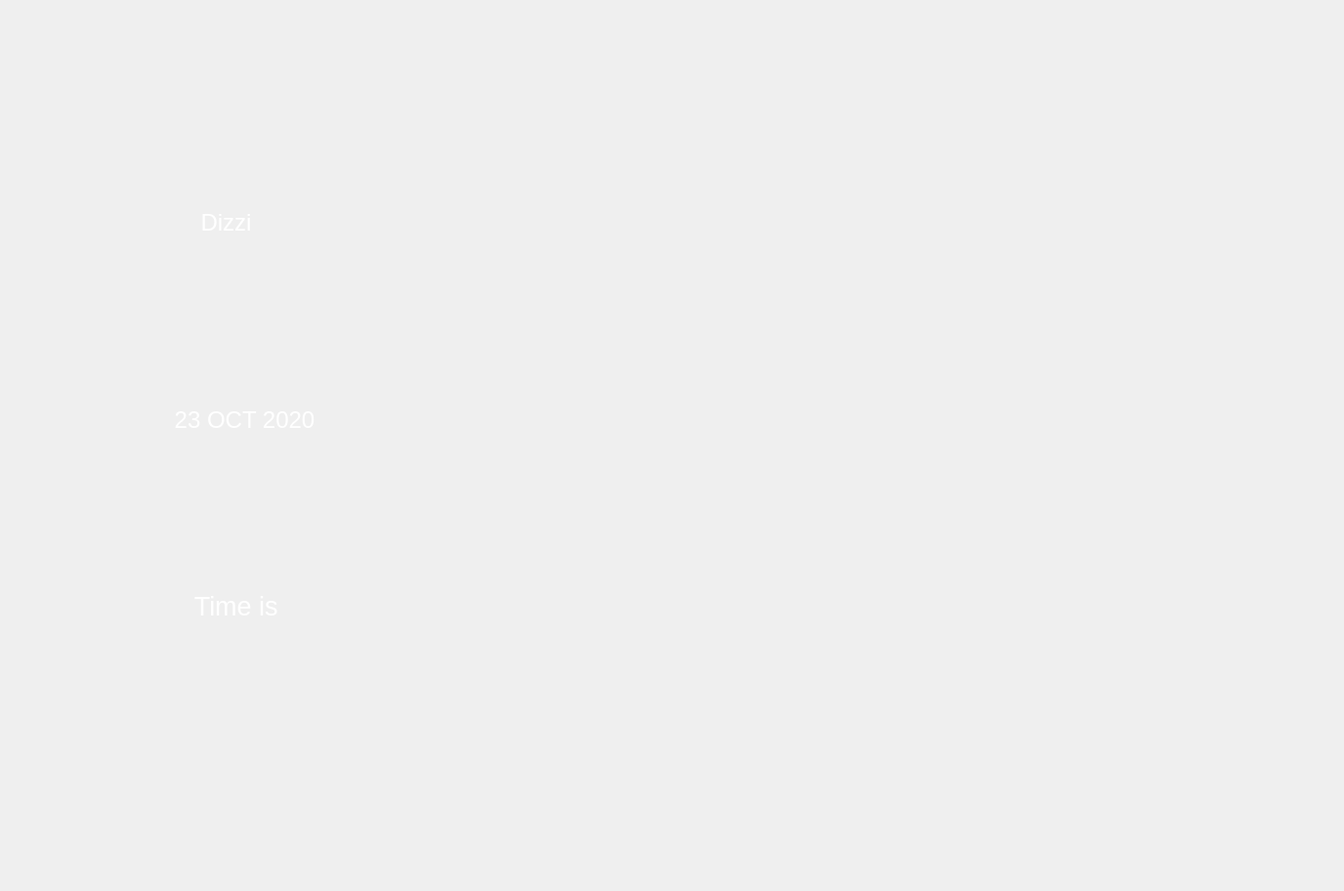
<?xml version="1.0" encoding="UTF-8"?>
<ui version="4.0">
 <class>Form</class>
 <widget class="QWidget" name="Form">
  <property name="geometry">
   <rect>
    <x>0</x>
    <y>0</y>
    <width>1376</width>
    <height>912</height>
   </rect>
  </property>
  <property name="windowTitle">
   <string>Form</string>
  </property>
  <widget class="QLabel" name="label">
   <property name="geometry">
    <rect>
     <x>0</x>
     <y>0</y>
     <width>1920</width>
     <height>1080</height>
    </rect>
   </property>
   <property name="styleSheet">
    <string notr="true"/>
   </property>
   <property name="text">
    <string/>
   </property>
   <property name="pixmap">
    <pixmap resource="rec.qrc">:/redc/lib/tuse.png</pixmap>
   </property>
   <property name="scaledContents">
    <bool>true</bool>
   </property>
  </widget>
  <widget class="QLabel" name="label_4">
   <property name="geometry">
    <rect>
     <x>500</x>
     <y>210</y>
     <width>621</width>
     <height>361</height>
    </rect>
   </property>
   <property name="text">
    <string/>
   </property>
   <property name="pixmap">
    <pixmap resource="rec.qrc">:/redc/lib/gifloader.gif</pixmap>
   </property>
   <property name="scaledContents">
    <bool>true</bool>
   </property>
  </widget>
  <widget class="QLabel" name="label_5">
   <property name="geometry">
    <rect>
     <x>30</x>
     <y>380</y>
     <width>441</width>
     <height>101</height>
    </rect>
   </property>
   <property name="text">
    <string>&lt;html&gt;&lt;head/&gt;&lt;body&gt;&lt;p align=&quot;center&quot;&gt;&lt;span style=&quot; font-size:18pt; color:#ffffff;&quot;&gt;23 OCT 2020&lt;/span&gt;&lt;/p&gt;&lt;/body&gt;&lt;/html&gt;</string>
   </property>
   <property name="alignment">
    <set>Qt::AlignCenter</set>
   </property>
  </widget>
  <widget class="QPushButton" name="exitB">
   <property name="geometry">
    <rect>
     <x>1130</x>
     <y>70</y>
     <width>221</width>
     <height>71</height>
    </rect>
   </property>
   <property name="styleSheet">
    <string notr="true">background-image: url(:/redc/lib/exit - Copy.png);
border:none;</string>
   </property>
   <property name="text">
    <string/>
   </property>
  </widget>
  <widget class="QLabel" name="graph">
   <property name="geometry">
    <rect>
     <x>1120</x>
     <y>280</y>
     <width>251</width>
     <height>251</height>
    </rect>
   </property>
   <property name="text">
    <string/>
   </property>
   <property name="pixmap">
    <pixmap resource="rec.qrc">:/redc/lib/pie chart.gif</pixmap>
   </property>
  </widget>
  <widget class="QLabel" name="label_2">
   <property name="geometry">
    <rect>
     <x>26</x>
     <y>193</y>
     <width>411</width>
     <height>71</height>
    </rect>
   </property>
   <property name="text">
    <string>&lt;html&gt;&lt;head/&gt;&lt;body&gt;&lt;p align=&quot;center&quot;&gt;&lt;span style=&quot; font-size:18pt; color:#ffffff;&quot;&gt;Dizzi&lt;/span&gt;&lt;/p&gt;&lt;/body&gt;&lt;/html&gt;</string>
   </property>
  </widget>
  <widget class="QLabel" name="label_3">
   <property name="geometry">
    <rect>
     <x>40</x>
     <y>570</y>
     <width>411</width>
     <height>101</height>
    </rect>
   </property>
   <property name="text">
    <string>&lt;html&gt;&lt;head/&gt;&lt;body&gt;&lt;p align=&quot;center&quot;&gt;&lt;span style=&quot; font-size:20pt; color:#ffffff;&quot;&gt;Time is &lt;/span&gt;&lt;/p&gt;&lt;/body&gt;&lt;/html&gt;</string>
   </property>
   <property name="alignment">
    <set>Qt::AlignCenter</set>
   </property>
  </widget>
 </widget>
 <resources>
  <include location="rec.qrc"/>
 </resources>
 <connections/>
</ui>
